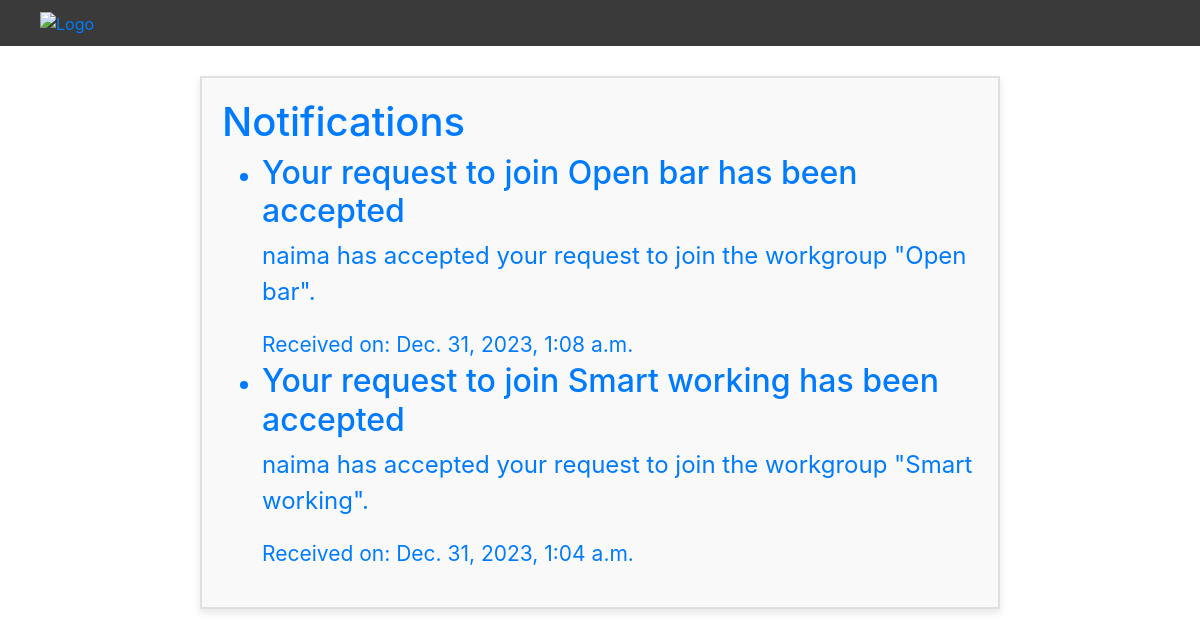
Page /en/notifications/ (signed in) on the earlier database version.
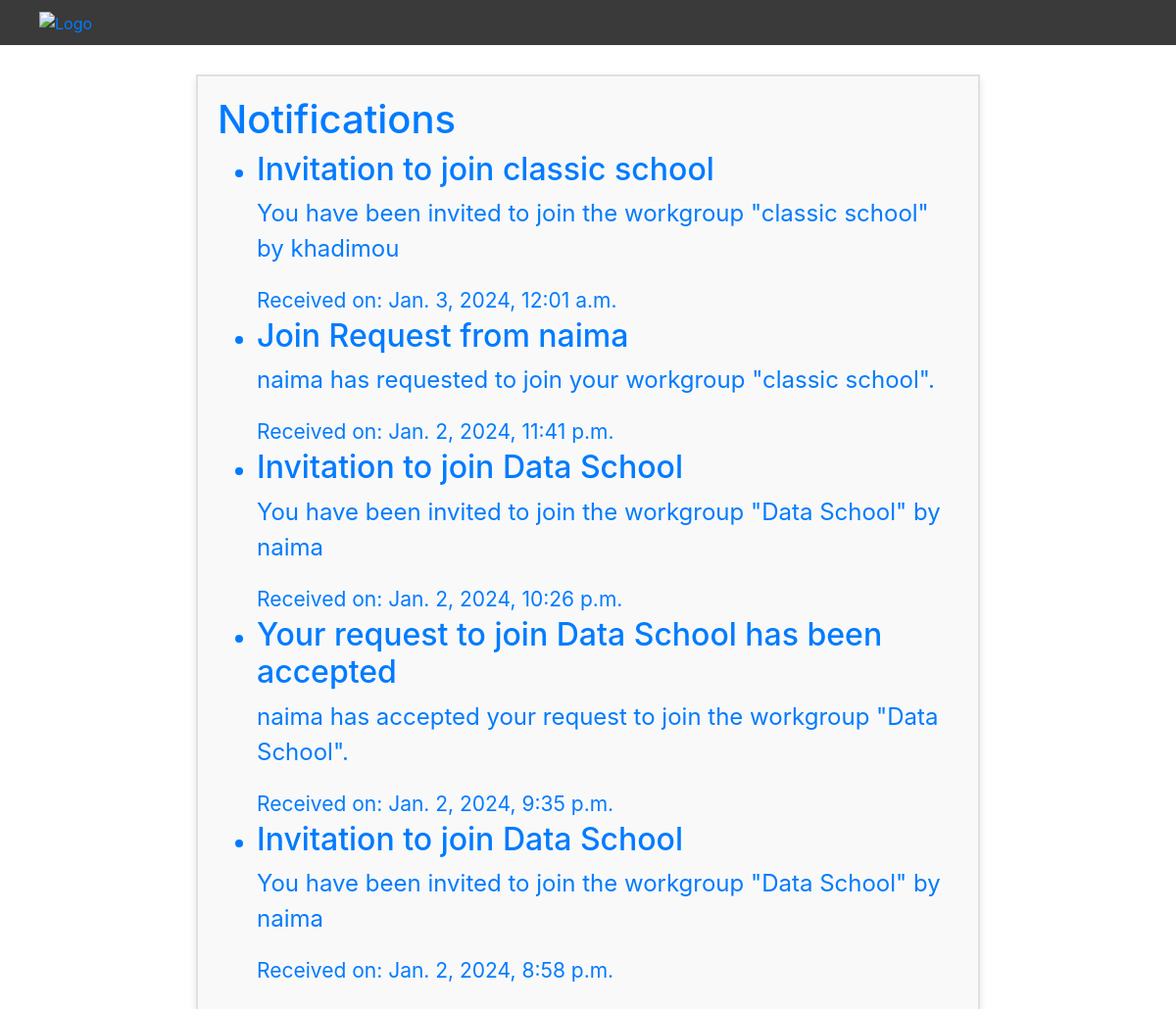
Same page on the later database version.
### mentoring_app/models.py (models this page shows, shortened)
class Notification(models.Model):
    recipient = models.ForeignKey(settings.AUTH_USER_MODEL, on_delete=models.CASCADE, related_name='notifications')
    sender = models.ForeignKey(settings.AUTH_USER_MODEL, on_delete=models.CASCADE, null=True, related_name='sent_notifications')
    workgroup = models.ForeignKey('workgroup.WorkGroup', on_delete=models.SET_NULL, null=True, blank=True)
    title = models.CharField(max_length=255)
    body = models.TextField()
    read = models.BooleanField(default=False)
    created_at = models.DateTimeField(auto_now_add=True)
    TYPE_CHOICES = (
        ('invitation', 'Invitation'),
        ('join_request', 'Join Request'),
        ('room_launched','Room launched'),
        ('mentor_promotion', 'Mentor Promotion'),
    )
    type = models.CharField(max_length=20, choices=TYPE_CHOICES, default='invitation')

### mentoring_app/views.py (the view)
# urls.py: path('notifications/', views.all_notifications, name='all_notifications'),
def all_notifications(request):
    if request.user.is_authenticated:
        notifications = Notification.objects.filter(recipient=request.user).order_by('-created_at')
        return render(request, 'all_notifications.html', {'notifications': notifications})
    else:
        return redirect('login')

### templates/all_notifications.html (shortened to what this page needs)
{% include "base_site.html" %}
{% load i18n %}
{% load static %}
{% block navbar %}
    {% include 'nav_home.html' %}
{% endblock %}
{% block content %}
    <div class="notification-container">
        <h1>{% trans 'Notifications' %}</h1>
        <ul class="notification-list">
            {% for notification in notifications %}
                <li>
                    <a href="{% url 'notification_detail' notification.id %}">
                        <h2>{{ notification.title }}</h2>
                        <p>{{ notification.body }}</p>
                        <small>{% trans 'Received on: '%}{{ notification.created_at }}</small>
                    </a>
                </li>
            {% empty %}
                <p>{% trans 'No notifications.' %}</p>
            {% endfor %}
        </ul>
    </div>
{% endblock %}

Differences in the rows shown:
removed Notification: title "Your request to join Open bar has been accepted", body "naima has accepted your request to join the workgroup \"Open bar\".", created_at "Dec. 31, 2023, 1:08 a.m."
removed Notification: title "Your request to join Smart working has been accepted", body "naima has accepted your request to join the workgroup \"Smart working\".", created_at "Dec. 31, 2023, 1:04 a.m."
added Notification: title "Invitation to join classic school", body "You have been invited to join the workgroup \"classic school\" by khadimou", created_at "Jan. 3, 2024, 12:01 a.m."
added Notification: title "Join Request from naima", body "naima has requested to join your workgroup \"classic school\".", created_at "Jan. 2, 2024, 11:41 p.m."
added Notification: title "Invitation to join Data School", body "You have been invited to join the workgroup \"Data School\" by naima", created_at "Jan. 2, 2024, 10:26 p.m."
added Notification: title "Your request to join Data School has been accepted", body "naima has accepted your request to join the workgroup \"Data School\".", created_at "Jan. 2, 2024, 9:35 p.m."
added Notification: title "Invitation to join Data School", body "You have been invited to join the workgroup \"Data School\" by naima", created_at "Jan. 2, 2024, 8:58 p.m."
